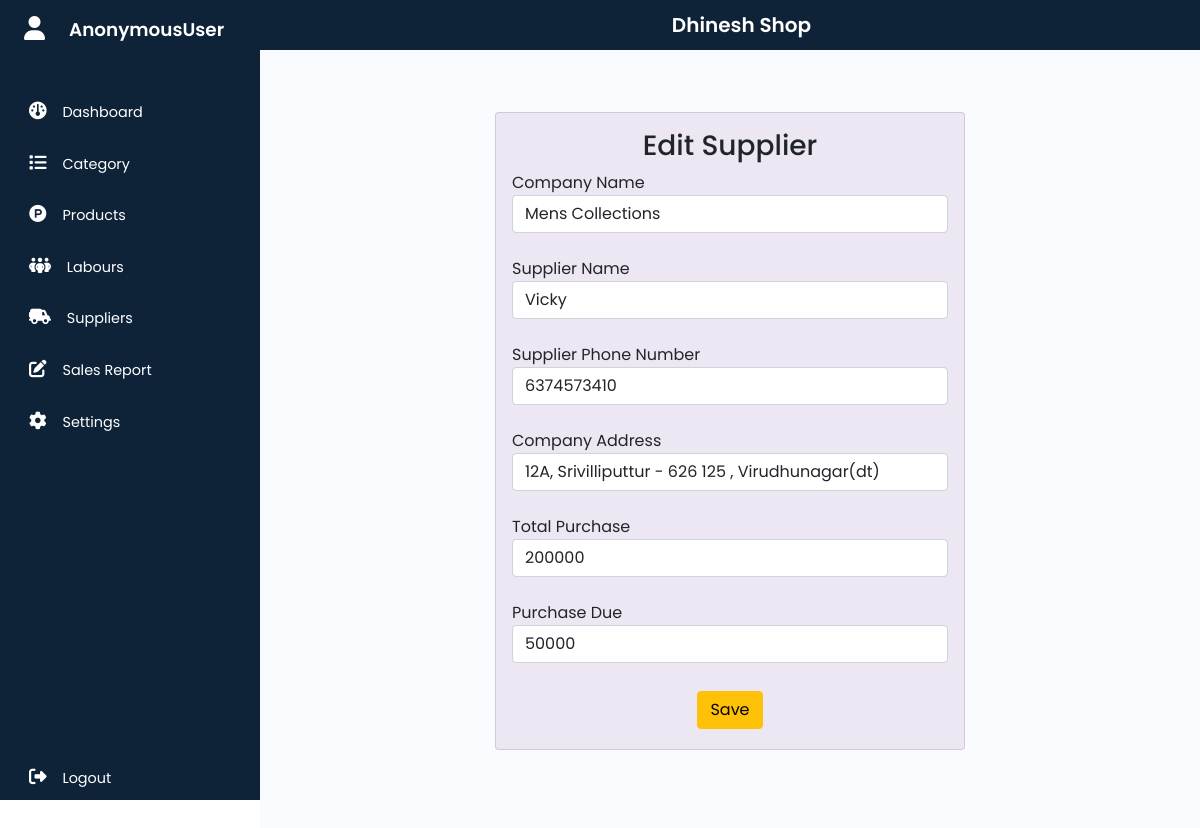
The page /editsupplier/6 on the database its author committed.
### Inventory_app/models.py (models this page shows)
class Settings(models.Model):
    store_name=models.CharField(max_length=100,null=False, blank=False)

class Suppliers(models.Model):
    company_name=models.CharField(max_length=50, null=False, blank=False)
    supplier_name=models.CharField(max_length=50, null=False, blank=False)
    phone_number=models.IntegerField(null=True, blank=True)
    company_address=models.CharField(max_length=100, null=False, blank=False)
    total_purchase=models.IntegerField(null=True, blank=True)
    purchase_due=models.IntegerField(null=True, blank=True)

### Inventory_app/views.py (the view, shortened to what this page needs)
# urls.py: path('editsupplier/<int:id>',views.EditSupplier, name='editsupplier'),
def EditSupplier(request,id):
    edit=Suppliers.objects.get(id=id)
    return  render(request, "Edit_Supplier.html", {'edit':edit})

### Inventory_app/context_processors.py (called while the page is built)
def my_model_data(request):
    data = Settings.objects.all()
    return {'my_model_data': data}

### templates/Edit_Supplier.html (shortened to what this page needs)
{% extends 'main.html' %}
{% load static %}
{% block content %}
 <section>
    <div class="container">
        <div class="row dash-card-1" style=" justify-content: center;">
            <form method="post" style="width: 50%;" class="mt-5 p-3 card">
                <h3 class="text-center">Edit Supplier</h3>
                <div class="form-group mb-4">
                  <label for="com-name">Company Name</label>
                  <input type="text" class="form-control" id="com-name" placeholder="Enter the company name" value="{{edit.company_name}}" name="company_name">
                </div>
                <div class="form-group mb-4">
                    <label for="supp-name">Supplier Name</label>
                    <input type="text" class="form-control" id="supp-name" placeholder="Enter the supplier name" value="{{edit.supplier_name}}" name="supplier_name">
                </div>
                <div class="form-group mb-4">
                  <label for="supp-number">Supplier Phone Number</label>
                  <input type="number" class="form-control" id="supp-number" placeholder="Enter supplier phone number" value="{{edit.phone_number}}" name="phone_number">
                </div>
                <div class="form-group mb-4">
                   <label for="com-address">Company Address</label>
                   <input type="text" class="form-control" id="com-address" placeholder="Enter company address" value="{{edit.company_address}}" name="company_address">
                </div>
                <div class="form-group mb-4">
                  <label for="com-address">Total Purchase</label>
                  <input type="number" class="form-control" id="com-address" placeholder="Enter the amount" value="{{edit.total_purchase}}" name="total_purchase">
               </div>
               <div class="form-group mb-4">
                <label for="com-address">Purchase Due</label>
                <input type="number" class="form-control" id="com-address" placeholder="Enter the amount" value="{{edit.purchase_due}}" name="purchase_due">
               </div>
                <div class="form-group mb-1 mt-1 text-center " >
                  <button class="btn btn-warning" type="submit">Save</button>
                </div>
              </form>
        </div>
    </div>
   </section>
{% endblock content %}

### templates/main.html (shortened to what this page needs)
{% load static %}
<!DOCTYPE html>
<html lang="en">
<head>
    <link href="https://cdn.jsdelivr.net/npm/bootstrap@5.0.2/dist/css/bootstrap.min.css" rel="stylesheet">
    <link href="https://cdnjs.cloudflare.com/ajax/libs/font-awesome/6.6.0/css/all.min.css" rel="stylesheet">
    <link rel="stylesheet" href="{% static 'assets\css\style.css' %}">
</head>
<body>
    <div class="wrapper">
        <aside id="sidebar" >
            <div class="d-flex">
                <button class="toggle-btn" type="button">
                    <i class="fa-solid fa-user"></i>
                </button>
                <div class="sidebar-logo">
                    <a href="#">{{request.user}}</a>
                </div>
            </div>
            <ul class="sidebar-nav ">
                <li class="sidebar-item">
                    <a href="{% url 'dashboard'  %}" class="sidebar-link">
                        <i class="fa-solid fa-gauge"></i>
                        <span>Dashboard</span>
                    </a>
                </li>
                <li class="sidebar-item">
                    <a href="{% url 'category'  %}" class="sidebar-link">
                        <i class="fa-solid fa-list"></i>
                        <span>Category</span>
                    </a>
                </li>
                <li class="sidebar-item">
                    <a href="{% url 'manageproduct'  %}" class="sidebar-link">
                        <i class="fa-brands fa-product-hunt"></i>
                        <span>Products</span>
                    </a>
                </li>
                <li class="sidebar-item">
                    <a href="{% url 'managelabour'  %}" class="sidebar-link">
                        <i class="fa-solid fa-people-group"></i>
                        <span>Labours</span>
                    </a>
                </li>
                <li class="sidebar-item">
                    <a href="{% url 'managesupplier'  %}" class="sidebar-link">
                        <i class="fa-solid fa-truck-field"></i>
                        <span>Suppliers</span>
                    </a>
                </li>
                <li class="sidebar-item">
                    <a href="{% url 'salesreport'  %}" class="sidebar-link">
                        <i class="fa-solid fa-pen-to-square"></i>
                        <span>Sales Report</span>
                    </a>
                </li>
                <li class="sidebar-item">
                    <a href="{% url 'settings'  %}" class="sidebar-link">
                        <i class="fa-solid fa-gear"></i>
                        <span>Settings</span>
                    </a>
                </li>
            </ul>
            <div class="sidebar-footer">
                <a href="{% url 'logout' %}" class="sidebar-link">
                    <i class="fa-solid fa-right-from-bracket"></i>
                    <span>Logout</span>
                </a>
            </div>
        </aside>
        <div class="main">
            <nav class="navbar navbar-fixed">
                <div class="container-fluid ">
                    {% for item in my_model_data %}
                        <h1 class="navbar-brand  text-white">{{item.store_name}}</h1>
                    {% endfor %}
                </div>
            </nav>
            {% block content %}
            {% endblock content %}
        </div>
    </div>
</body>
</html>

### static/assets/css/style.css (style rules this page uses)
a { text-decoration:none; }
li { list-style: none; }
h1 { font-weight: 600; font-size: 1.5rem; }
body { font-family: 'Poppins', sans-serif; }
.wrapper { display: flex; }
.main { min-height: 100vh; width: 100%; overflow: hidden; transition: all 0.35s ease-in-out; background-color: #fafbfe; }
#sidebar { width: 260px; min-width: 260px; height: 100vh; z-index: 1000; transition: all .25s ease-in-out; background-color: #0e2238; display: flex; flex-direction: column; position: sticky; top: 0; }
.toggle-btn { background-color: transparent; cursor: pointer; border: 0; padding: 1rem 1.5rem; }
.toggle-btn i { font-size: 1.5rem; color: #FFF; }
.sidebar-logo { margin: auto 0; }
.sidebar-logo a { color: #FFF; font-size: 1.15rem; font-weight: 600; }
.sidebar-nav { padding: 2rem 0; flex: 1 1 auto; }
a.sidebar-link { padding: .625rem 1.625rem; color: #FFF; display: block; font-size: 0.9rem; white-space: nowrap; border-left: 3px solid transparent; }
.sidebar-link i { font-size: 1.1rem; margin-right: .75rem; }
.sidebar-item { position: relative; padding-bottom: 10px; }
.main nav { background-color: #0e2238; }
nav div h1 { margin: 0 34%; }
.navbar-fixed { position: fixed; top: 0; width: 100%; z-index: 1000; background-color: #333; }
section { padding-top: 8vh; padding-bottom: 22vh; }
section { padding-top: 8vh; }
.main .card { background-color:#d9f2d9; }
.main .dash-card-1 .card { background-color: #ece7f2; }

### rows shown on the page
Settings: store_name "Dhinesh Shop"
Suppliers: company_name "Mens Collections", supplier_name "Vicky", phone_number "6374573410", company_address "12A, Srivilliputtur - 626 125 , Virudhunagar(dt)", total_purchase "200000", purchase_due "50000"

### other values the page prints
{{ request.user }} "AnonymousUser"
